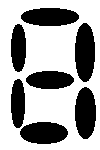
#> input picture LAB_3/DISPLAY_SITE/SevenSegment.png, 100 x 150 px
$ python segment_image.py
#> lines starting #> are read from the running program, lines starting #| are printed output that depends on the picture; after the words box and inside, x2 and y2 are one past the last pixel; in counts of white or black regions, pixels touching at a corner belong together
#> further down, image_np is the input picture: shape (150, 100, 3); 64.3% white; 7 black regions, largest, box (x1, y1, x2, y2) and area: (75, 23, 95, 82) 950, (75, 87, 96, 139) 872, (21, 8, 79, 26) 846
import cv2
import numpy as np
import matplotlib.pyplot as plt
import tempfile
import os
import uuid

def recolor_segments(image, contours, colors):
    colored_image = image.copy()
    for cnt, color in zip(contours, colors):
        if color == 'green':
            cv2.drawContours(colored_image, [cnt], 0, (0, 255, 0), -1)
        elif color == 'white':
            cv2.drawContours(colored_image, [cnt], 0, (255, 255, 255), -1)
    return colored_image

def find_contours(image):
    gray_image = cv2.cvtColor(image, cv2.COLOR_BGR2GRAY)
    _, thresholded = cv2.threshold(gray_image, 200, 255, cv2.THRESH_BINARY_INV)
#> thresholded: shape (150, 100); 35.7% white; 7 white regions
    contours, _ = cv2.findContours(thresholded, cv2.RETR_EXTERNAL, cv2.CHAIN_APPROX_SIMPLE)
#> contours = 7 contours; box (x1, y1, x2, y2) and area: (75, 23, 95, 82) 888, (75, 87, 96, 139) 816, (20, 122, 68, 144) 788, (21, 8, 79, 26) 785, (26, 71, 74, 89) 642, (11, 24, 26, 72) 536, (11, 79, 25, 128) 514
    filtered_contours = [cnt for cnt in contours if 500 < cv2.contourArea(cnt) < 5000]
#> filtered_contours has the same summary as contours
    filtered_contours.sort(key=lambda cnt: cv2.boundingRect(cnt)[0] + cv2.boundingRect(cnt)[1]*image.shape[1])
    return filtered_contours

def generate_and_save_image(bits, image):
    if len(bits) != 7:
        raise ValueError("The bits input must be a list of 7 integers (0 or 1).")

    contours = find_contours(image)

    corrected_bits = [bits[i] for i in [0, 1, 5, 6, 4, 2, 3]]
    color_mapping = {0: 'white', 1: 'green'}
    segment_colors = [color_mapping[bit] for bit in corrected_bits]

    generated_image = recolor_segments(image, contours, segment_colors)
#> the loop in recolor_segments, `for cnt, color in zip(contours, colors):` made 7 passes
#> after the loop in recolor_segments, `for cnt, color in zip(contours, colors):`:
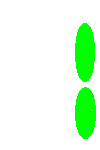
#> colored_image: shape (150, 100, 3); mean B, G, R 224, 255, 224

    temp_dir = tempfile.gettempdir()
    unique_filename = str(uuid.uuid4()) + "_seven_segment.png"
    temp_file_path = os.path.join(temp_dir, unique_filename)

    cv2.imwrite(temp_file_path, generated_image)

    return generated_image, temp_file_path

if __name__ == '__main__':
    # Initialize your image here (you may use the existing code)
    image_path = "SevenSegment.png"
    image_np = cv2.imread(image_path)

    # Example usage with bits corresponding to the number 1
    bits = [0, 1, 1, 0, 0, 0, 0]
    generated_image, temp_file_path = generate_and_save_image(bits, image_np)

    # Display the image (Optional)
    plt.imshow(cv2.cvtColor(generated_image, cv2.COLOR_BGR2RGB))
    plt.axis('off')
    plt.show()

    # Print the temporary file path
    print(f"Temporary file saved at: {temp_file_path}")
#> (printed output is left out)
